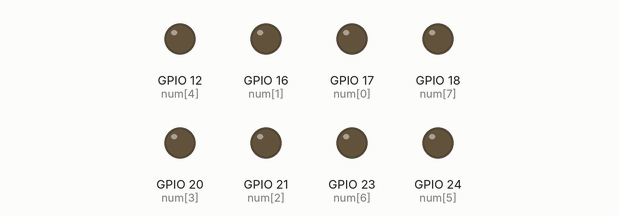
A program run on a simulated Raspberry Pi (BCM pin numbers). Shown: output pins drawn as LEDs (lit = HIGH).

Above: at 0.07 s.
At 4.72 s:
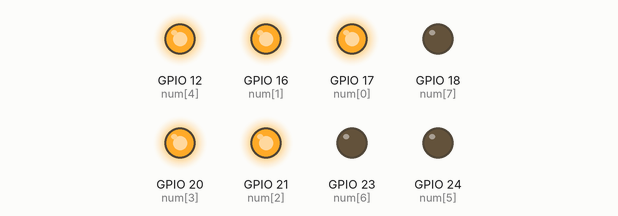
At 9.53 s:
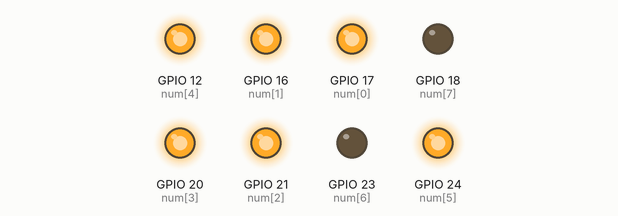
At 19.13 s:
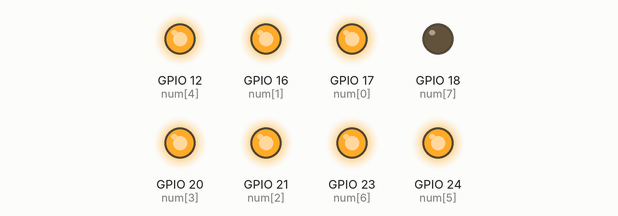
At 28.73 s:
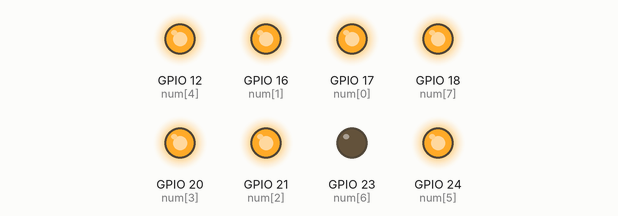
At 38.3 s:
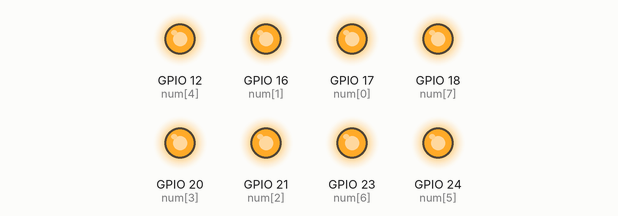
Timing chart, 0 to 40.0 s (numbered marks = the images above):
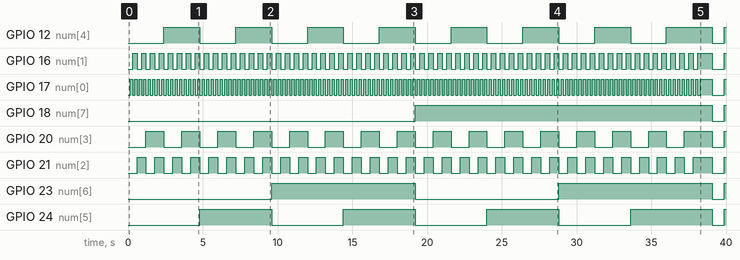

The program:

gpio_led.py
```python
from gpiozero import LED
from time import sleep

# declare the ligts
l = []
for num in [17, 16, 21, 20, 12, 24, 23, 18]:
    l.append(LED(num))

def display(i: int, lights):
    for (j,led) in enumerate(lights):
        if 2**j&i==2**j:
            led.on()
        else:
            led.off()
def celebrate():
    for t in range(3):
        display(255, l)
        sleep(0.8)
        display(0, l)
        sleep(0.8)

while True:
    for i in range(256):
        display(i, l)
        if i==255:
            celebrate();
        else:
            sleep(0.15)
    # reverse the thing
    for j in range(256):
        display(255-j, l)
        if j==255:
            celebrate()
        else:
            sleep(0.15)
```

Measured:
- by itself, GPIO 12 (num[4]): goes 7 × (HIGH 2.4 s, LOW 2.4 s), HIGH 3.1 s, LOW 0.80 s, then HIGH
- by itself, GPIO 16 (num[1]): goes 63 × (HIGH 0.30 s, LOW 0.30 s), HIGH 0.95 s, LOW 0.80 s, then HIGH
- by itself, GPIO 17 (num[0]): goes 127 × (HIGH 0.15 s, LOW 0.15 s), HIGH 0.80 s, LOW 0.80 s, then HIGH
- by itself, GPIO 18 (num[7]): LOW → HIGH at 19.2 s, → LOW 19.9 s later, → HIGH 0.80 s later
- by itself, GPIO 20 (num[3]): goes 15 × (HIGH 1.2 s, LOW 1.2 s), HIGH 1.9 s, LOW 0.80 s, then HIGH
- by itself, GPIO 21 (num[2]): goes 31 × (HIGH 0.60 s, LOW 0.60 s), HIGH 1.3 s, LOW 0.80 s, then HIGH
- by itself, GPIO 23 (num[6]): goes HIGH 9.6 s, LOW 9.6 s, HIGH 10.3 s, LOW 0.80 s, then HIGH
- by itself, GPIO 24 (num[5]): goes 3 × (HIGH 4.8 s, LOW 4.8 s), HIGH 5.5 s, LOW 0.80 s, then HIGH
